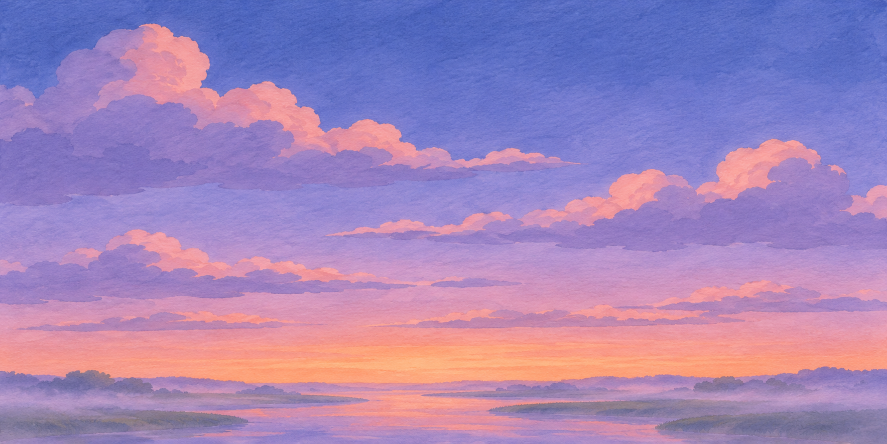
#> input picture assets/ref/sky_test.png, 1774 x 887 px (shown at 1/2 size)
$ python palette.py ../../../../assets/ref/sky_test.png
#> lines starting #> are read from the running program, lines starting #| are printed output that depends on the picture
"""从参考静帧里提色板（k-means，纯 numpy），输出色值、占比和一张色卡图。
用法：.venv/bin/python tools/palette.py [--k 10] [--out palette.png] 图1 图2 ...
"""
import sys
import numpy as np
from PIL import Image, ImageDraw


def main(a):
    k = 10; out = 'palette.png'
    if '--k' in a: i = a.index('--k'); k = int(a[i + 1]); del a[i:i + 2]
    if '--out' in a: i = a.index('--out'); out = a[i + 1]; del a[i:i + 2]
    px = []
    for f in a:
        im = Image.open(f).convert('RGB'); im.thumbnail((200, 200)); px.append(np.asarray(im).reshape(-1, 3))
#> in main, im is the input picture: PIL image 1774x887 RGB; mean R, G, B 162.9, 133.3, 184.8
#> after `im.thumbnail((200, 200))`:
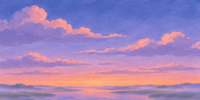
#> im: PIL image 200x100 RGB; mean R, G, B 162.9, 133.3, 184.9
    X = np.concatenate(px).astype(np.float32)
    rng = np.random.default_rng(7); C = X[rng.choice(len(X), k, replace=False)]
#> after `C = X[rng.choice(len(X), k, replace=False)]`: C = [[207, 155, 199], [187, 149, 190], [250, 158, 135], [252, 157, 114], [183, 149, 207], [133, 117, 190], [224, 142, 160], [82, 103, 190], [106, 117, 202], [208, 144, 182]]
    for _ in range(30):
        lab = np.argmin(((X[:, None] - C[None]) ** 2).sum(-1), 1)
        C = np.array([X[lab == j].mean(0) if (lab == j).any() else C[j] for j in range(k)])
#> after the loop, C = [[172.8, 144.4, 205], [170.8, 135.3, 184.9], [239.6, 152.8, 154.8], [250.6, 161.2, 128.7], [147.5, 129.1, 199.2], [133.8, 121.4, 157.6], [221.2, 147.9, 171], [88.23, 107.7, 194], [118, 121.7, 203.5], [201.8, 146, 186.7]]
    share = np.bincount(lab, minlength=k) / len(X); order = np.argsort(-share)
#> after `share = np.bincount(lab, minlength=k) / len(X)`: share = [0.0887, 0.0803, 0.0812, 0.0585, 0.185, 0.049, 0.0803, 0.166, 0.108, 0.103]
#> after `order = np.argsort(-share)`: order = [4, 7, 8, 9, 0, 2, 1, 6, 3, 5]
    sw = Image.new('RGB', (k * 100, 130), (255, 255, 255)); dr = ImageDraw.Draw(sw)
#> after `sw = Image.new('RGB', (k * 100, 130), (255, 255, 255))`: sw: PIL image 1000x130 RGB; every value is 255
    for n, j in enumerate(order):
        c = tuple(int(v) for v in C[j]); hx = '#%02X%02X%02X' % c
        dr.rectangle([n * 100, 0, n * 100 + 99, 99], fill=c); dr.text((n * 100 + 4, 104), f'{hx} {share[j]*100:.0f}%', fill=(0, 0, 0))
        print(hx, f'{share[j]*100:.1f}%')
#> this loop made 10 passes
#> (j, c, hx) on passes 1 to 10: (4, (147, 129, 199), '#9381C7'), (7, (88, 107, 194), '#586BC2'), (8, (118, 121, 203), '#7679CB'), (9, (201, 146, 186), '#C992BA'), (0, (172, 144, 204), '#AC90CC'), (2, (239, 152, 154), '#EF989A'), (1, (170, 135, 184), '#AA87B8'), (6, (221, 147, 170), '#DD93AA'), (3, (250, 161, 128), '#FAA180'), (5, (133, 121, 157), '#85799D')
#| #9381C7 18.5%
#| #586BC2 16.6%
#| #7679CB 10.8%
#| #C992BA 10.3%
#| #AC90CC 8.9%
#| #EF989A 8.1%
#| #AA87B8 8.0%
#| #DD93AA 8.0%
#> (further printed lines are left out)
    sw.save(out); print(out)
#> after `sw.save(out)`:
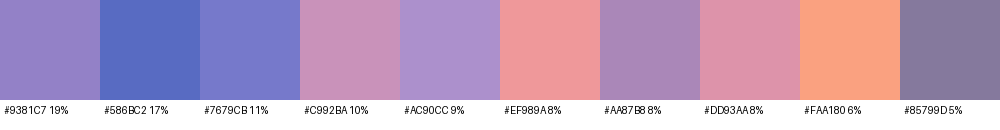
#> saved as palette.png: PIL image 1000x130 RGB; mean R, G, B 189.7, 160.8, 192.8
#| palette.png


if __name__ == '__main__':
    main(sys.argv[1:])
